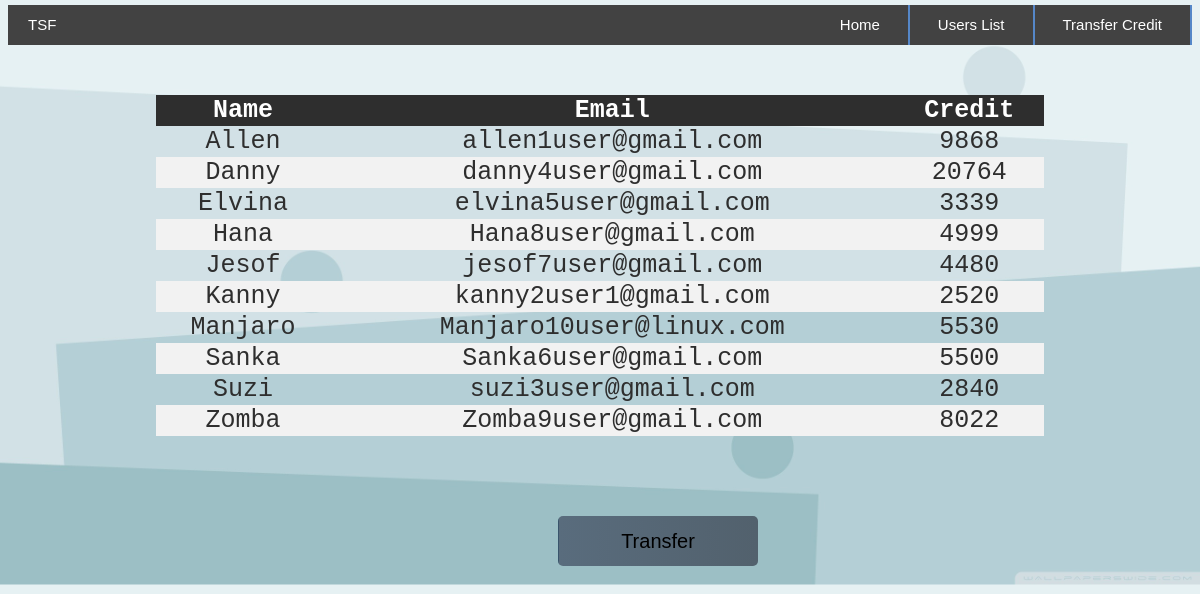
Page /Userslist.php on the committed database.
### tables this page shows
CREATE TABLE `View_users` (
  `Name` varchar(50) NOT NULL,
  `Email_ID` varchar(100) NOT NULL,
  `Credit` int(12) NOT NULL
);

### Userslist.php (the view, shortened to what this page needs)
<!DOCTYPE html>
<html>
<head>
</head>
<body>
<div id = "wrapper">
		<nav>
		<div class='logo'> TSF </div>
			<ul>
                <li><a href=transfer.php>Transfer Credit</a></li>
			    <li><a href=Userslist.php>Users List</a></li>
				<li><a href=tsf.php>Home</a></li>
			</ul>
		</nav>
	</div>
	<table align='center' class=tableus>
		<tr>
			<th>Name</th>
			<th>Email</th>
			<th>Credit</th>
		</tr>
<?php
$conn = mysqli_connect("localhost", "root", "", "Spark");
$sql = "SELECT Name, Email_ID, Credit FROM View_users";
$result = $conn->query($sql);
if ($result->num_rows > 0)
{
	while($row = $result->fetch_assoc())
	{
		echo "<tr><td>" . $row["Name"]. "</td><td>" . $row["Email_ID"] . "</td><td>". $row["Credit"]. "</td> </tr>";
	}
echo "</table>";
}
else
{
	echo "0 results";
}
?>
        <div>
			<a href=transfer.php>
				<button class= test1>Transfer</button>
			</a>
		</div>
</body>
</html>

### Userslist.php (style rules this page uses)
body { background-image: url(site2.jpg); background-position: center; background-size: cover; font-family: Arial, Helvetica, sans-serif; margin-top: 5px }
table { border-collapse: collapse; width: 75%; color: #2E2E2E; font-family: monospace; font-size: 25px; text-align: center; left: 100px; top: 200px; right:100px; margin-top: 50px; }
th { background-color: #2E2E2E; color: white; }
tr:nth-child(odd) { background-color: #f2f2f2 }
#wrapper ul { margin: 0; padding:0; list-style: none; height: 40px; line-height: 40px; background-color: #424242; font-family: Arial, Helvetica, sans-serif; font-size: 15px; }
#wrapper ul li { float: right; border-right: 2px solid #5587C8; }
#wrapper ul li a { display: block; padding: 0 28px; color: #fff; text-decoration: none; }
.test1 { position: relative; width: 200px; height: 50px; left: 550px; top: 80px; background: linear-gradient(to right, #596C7D,#52616D, #39546B); background-size: 200%; font-size: 20px;; color: #000; border: 1px solid transparent; border-radius: 5px; }
.logo { width: 15%; float: left; text-transform: uppercase; color: #fff; font-size: 15px; text-align: left; line-height: 40px; padding-left: 20px; }

### rows in the picture
view_users: Name "Allen", Email_ID "allen1user@gmail.com", Credit "9868"
view_users: Name "Danny", Email_ID "danny4user@gmail.com", Credit "20764"
view_users: Name "Elvina", Email_ID "elvina5user@gmail.com", Credit "3339"
view_users: Name "Hana", Email_ID "Hana8user@gmail.com", Credit "4999"
view_users: Name "Jesof", Email_ID "jesof7user@gmail.com", Credit "4480"
view_users: Name "Kanny", Email_ID "kanny2user1@gmail.com", Credit "2520"
view_users: Name "Manjaro", Email_ID "Manjaro10user@linux.com", Credit "5530"
view_users: Name "Sanka", Email_ID "Sanka6user@gmail.com", Credit "5500"
view_users: Name "Suzi", Email_ID "suzi3user@gmail.com", Credit "2840"
view_users: Name "Zomba", Email_ID "Zomba9user@gmail.com", Credit "8022"
